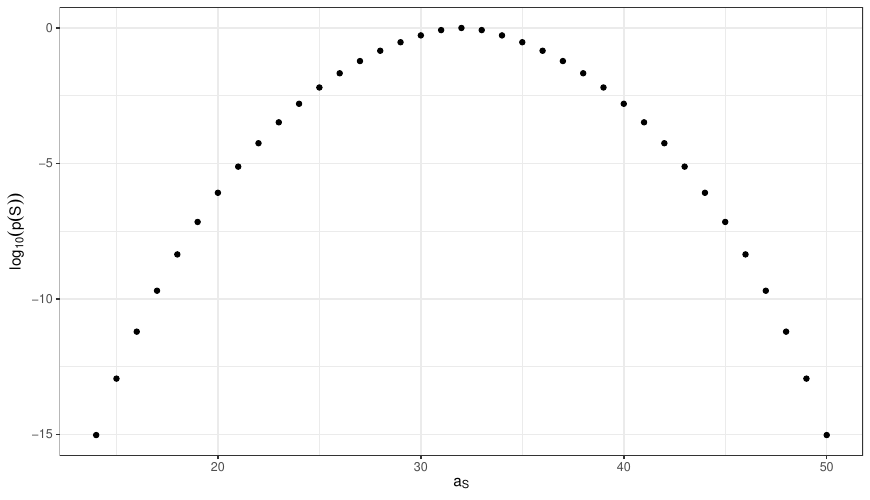

The script that saved this image:
library(ggplot2)
library(dplyr)
library(here)
n <- 100
n1 <- 50
x <- 64
as <- 14:50
names(as) <- as
df <- lapply(as, function(a) {
  mat <- matrix(c(a, n1 - a, x - a, n - n1 - x + a), ncol = 2, byrow = TRUE)
  return(data.frame(p_value = fisher.test(mat)$p.value))
}) %>%
  bind_rows(.id = "as") %>%
  mutate(as = as.numeric(as))
p <- ggplot(df, aes(x = as, y = log10(p_value))) +
  geom_point() +
  theme_bw() +
  labs(y = expression(log[10](p(S))),
       x = expression(a[S]))

ggsave(plot = p, filename = here("Figures", "Min_P", "p_discrete.pdf"), height = 5)
